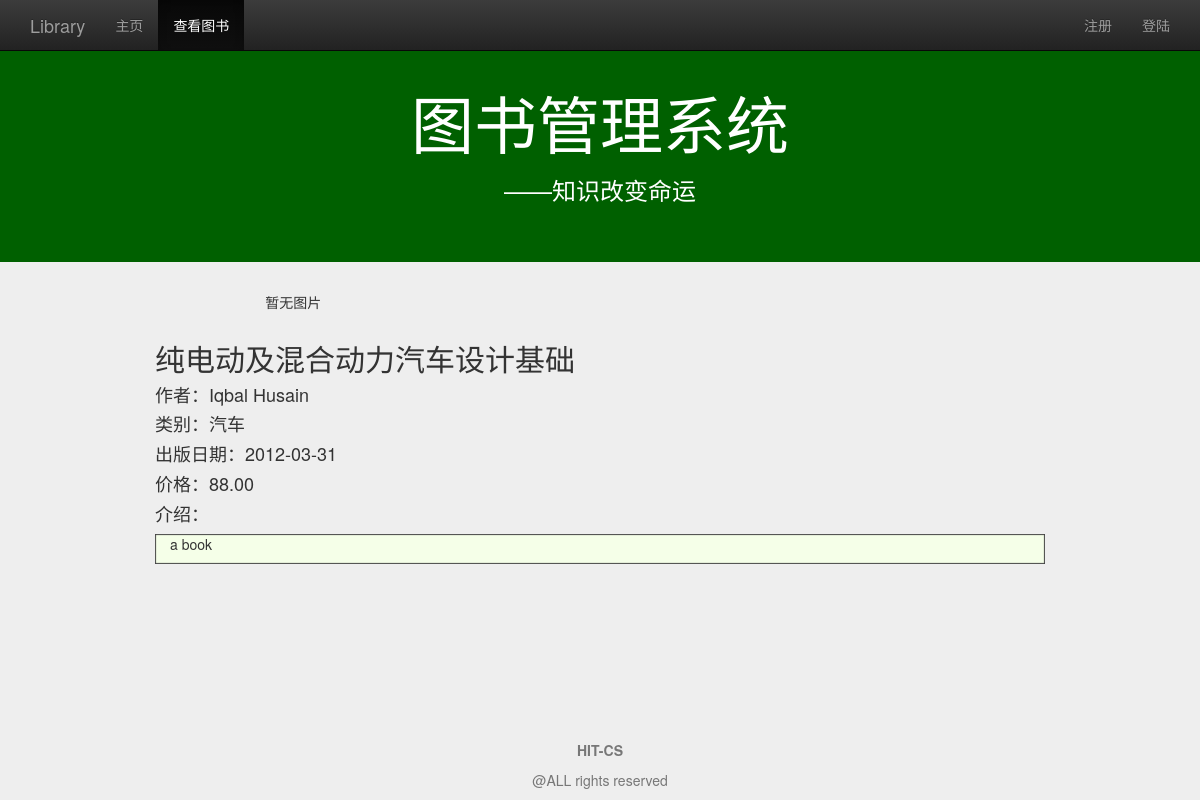
The app's page /detail/?id=18 with its own data.
### management/models.py (models this page shows, shortened)
class Book(models.Model):
    name=models.CharField(max_length=128)
    price=models.FloatField()
    author=models.CharField(max_length=128)
    publish_date=models.DateField()
    category=models.CharField(max_length=128)
    summary=models.TextField(default="a book")
    class META:
        ordering=['name']

### management/views.py (the view)
# urls.py: url(r'^detail/$',views.detail,name='detail'),
def detail(request):
    user=request.user if request.user.is_authenticated() else None
    book_id=request.GET.get('id','')
    if book_id=='':
        return HttpResponseRedirect(reverse('view_book_list'))
    try:
        book=Book.objects.get(pk=book_id)
    except Book.DoesNotExist:
        return HttpResponseRedirect(reverse('view_book_list'))
    content={
            'user':user,
            'active_menu':'view_book',
            'book':book,
            }
    return render(request,'management/detail.html',content)

### management/templates/management/detail.html (shortened to what this page needs)
{% extends "management/base.html" %}
{% load staticfiles %}
{% block content %}
<div class="container">
	<div class "row">
		<div class="col-md-10 col-md-offset-1">
			<div class="col-md-4">
				{% if book.img_set.all %}
				<div id="carousel-generic" class="carousel slide" data-ride="carousel">
					<ol class="carousel-indicators">
						{% for img in book.img_set.all %}
						<li data-target="#carousel-generic" data-slide-to="{{ forloopcounter0 }}" {% if forloop.first %}class="active"{% endif %}></li>
						{% endfor %}
					</ol>
					<div class="carousel-inner" role="listbox">
						{% for img in book.img_set.all %}
						<div {% if forloop.first %}class="item active"{% else %}class="item"{% endif %}>
							<img class="img-rounded" src="{% url 'media' img.img %}">
						</div>
						{% endfor %}
					</div>
					<a class="left carousel-control" href="#carousel-generic" role="button" data-slide="prev">
						<span class="glyphicon glyphicon-chevron-left"></span></a>
					<a class="right carousel-control" href="#carousel-generic" role="button" data-slide="next">
						<span class="glyphicon glyphicon-chevron-right"></span></a>
				</div>
				{% else %}
				<p class="text-center">暂无图片</p>
				{% endif %}
			</div>
			<div class="col-md-12">
				<h2 >{{ book.name }}</h2>
				<h4>作者：{{ book.author }}</h3>
				<h4>类别：{{ book.category }}</h3>
				<h4>出版日期：{{ book.publish_date|date:"Y-m-d" }}</h3>
				<h4>价格：{{ book.price|floatformat:2 }}</h3>
				<h4>介绍：</h4>
				<section>
				<div class="col-md-12" style="background-color: #f5ffe8;
               box-shadow: inset 1px -1px 1px #444, inset -1px 1px 1px #444;">
				<p class="text-justify">{{ book.summary }}</p>
				</div>
				</section>
			</div>
		</div>
	</div>
</div>
{% endblock %}

### management/static/management/css/base.css (style rules this page uses)
body { padding-top:20px; padding-bottom:70px; background-color:#eeeeee; }

### records on screen
Book: name "纯电动及混合动力汽车设计基础", author "Iqbal Husain", category "汽车", publish_date "2012-03-31", price "88.00", summary "a book"
